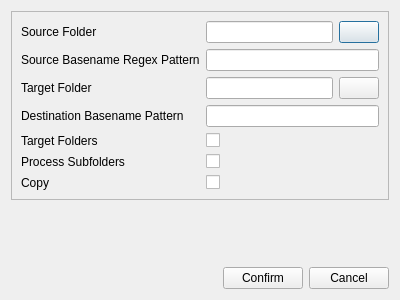
<?xml version="1.0" encoding="UTF-8"?>
<ui version="4.0">
 <class>Dialog</class>
 <widget class="QDialog" name="Dialog">
  <property name="geometry">
   <rect>
    <x>0</x>
    <y>0</y>
    <width>400</width>
    <height>300</height>
   </rect>
  </property>
  <property name="windowTitle">
   <string>Dialog</string>
  </property>
  <layout class="QVBoxLayout" name="verticalLayout">
   <item>
    <widget class="QFrame" name="frame">
     <property name="frameShape">
      <enum>QFrame::StyledPanel</enum>
     </property>
     <property name="frameShadow">
      <enum>QFrame::Raised</enum>
     </property>
     <layout class="QVBoxLayout" name="verticalLayout_2">
      <item>
       <layout class="QFormLayout" name="formLayout">
        <item row="0" column="0">
         <widget class="QLabel" name="label_5">
          <property name="text">
           <string>Source Folder</string>
          </property>
         </widget>
        </item>
        <item row="0" column="1">
         <layout class="QHBoxLayout" name="horizontalLayout_5">
          <item>
           <widget class="QLineEdit" name="sourceFolderEdit"/>
          </item>
          <item>
           <widget class="QPushButton" name="sourceFolderButton">
            <property name="text">
             <string/>
            </property>
            <property name="icon">
             <iconset resource="../../../assets/resource_files/resources.qrc">
              <normaloff>:/icons/folder.png</normaloff>:/icons/folder.png</iconset>
            </property>
           </widget>
          </item>
         </layout>
        </item>
        <item row="1" column="0">
         <widget class="QLabel" name="label">
          <property name="text">
           <string>Source Basename Regex Pattern</string>
          </property>
         </widget>
        </item>
        <item row="1" column="1">
         <layout class="QHBoxLayout" name="horizontalLayout_3">
          <item>
           <widget class="QLineEdit" name="sourceBasenameRegexPatternEdit">
            <property name="toolTip">
             <string>To reference the first capture group use \1.</string>
            </property>
           </widget>
          </item>
         </layout>
        </item>
        <item row="3" column="0">
         <widget class="QLabel" name="label_2">
          <property name="text">
           <string>Destination Basename Pattern</string>
          </property>
         </widget>
        </item>
        <item row="3" column="1">
         <layout class="QHBoxLayout" name="horizontalLayout_4">
          <item>
           <widget class="QLineEdit" name="destinationBasenamePatternEdit">
            <property name="toolTip">
             <string/>
            </property>
           </widget>
          </item>
         </layout>
        </item>
        <item row="4" column="0">
         <widget class="QLabel" name="label_7">
          <property name="text">
           <string>Target Folders</string>
          </property>
         </widget>
        </item>
        <item row="4" column="1">
         <widget class="QCheckBox" name="targetFoldersCheckBox">
          <property name="toolTip">
           <string>Target folders instead of files.</string>
          </property>
          <property name="text">
           <string/>
          </property>
         </widget>
        </item>
        <item row="6" column="0">
         <widget class="QLabel" name="label_3">
          <property name="text">
           <string>Process Subfolders</string>
          </property>
         </widget>
        </item>
        <item row="6" column="1">
         <widget class="QCheckBox" name="recursiveCheckBox">
          <property name="text">
           <string/>
          </property>
         </widget>
        </item>
        <item row="7" column="0">
         <widget class="QLabel" name="label_4">
          <property name="text">
           <string>Copy</string>
          </property>
         </widget>
        </item>
        <item row="7" column="1">
         <widget class="QCheckBox" name="copyCheckBox">
          <property name="text">
           <string/>
          </property>
         </widget>
        </item>
        <item row="2" column="0">
         <widget class="QLabel" name="label_6">
          <property name="text">
           <string>Target Folder</string>
          </property>
         </widget>
        </item>
        <item row="2" column="1">
         <layout class="QHBoxLayout" name="horizontalLayout_6">
          <item>
           <widget class="QLineEdit" name="targetFolderEdit">
            <property name="toolTip">
             <string>Optional. Do not specify the target folder to target the source folder.</string>
            </property>
           </widget>
          </item>
          <item>
           <widget class="QPushButton" name="targetFolderButton">
            <property name="text">
             <string/>
            </property>
            <property name="icon">
             <iconset resource="../../../assets/resource_files/resources.qrc">
              <normaloff>:/icons/folder.png</normaloff>:/icons/folder.png</iconset>
            </property>
           </widget>
          </item>
         </layout>
        </item>
       </layout>
      </item>
     </layout>
    </widget>
   </item>
   <item alignment="Qt::AlignBottom">
    <widget class="QFrame" name="frame_2">
     <property name="frameShape">
      <enum>QFrame::NoFrame</enum>
     </property>
     <property name="frameShadow">
      <enum>QFrame::Raised</enum>
     </property>
     <layout class="QHBoxLayout" name="horizontalLayout">
      <property name="leftMargin">
       <number>0</number>
      </property>
      <property name="topMargin">
       <number>0</number>
      </property>
      <property name="rightMargin">
       <number>0</number>
      </property>
      <property name="bottomMargin">
       <number>0</number>
      </property>
      <item alignment="Qt::AlignRight">
       <widget class="QFrame" name="frame_3">
        <property name="frameShape">
         <enum>QFrame::NoFrame</enum>
        </property>
        <property name="frameShadow">
         <enum>QFrame::Raised</enum>
        </property>
        <layout class="QHBoxLayout" name="horizontalLayout_2">
         <property name="leftMargin">
          <number>0</number>
         </property>
         <property name="topMargin">
          <number>0</number>
         </property>
         <property name="rightMargin">
          <number>0</number>
         </property>
         <property name="bottomMargin">
          <number>0</number>
         </property>
         <item>
          <widget class="QPushButton" name="confirmButton">
           <property name="text">
            <string>Confirm</string>
           </property>
          </widget>
         </item>
         <item>
          <widget class="QPushButton" name="cancelButton">
           <property name="text">
            <string>Cancel</string>
           </property>
          </widget>
         </item>
        </layout>
       </widget>
      </item>
     </layout>
    </widget>
   </item>
  </layout>
 </widget>
 <resources>
  <include location="../../../assets/resource_files/resources.qrc"/>
 </resources>
 <connections/>
</ui>
